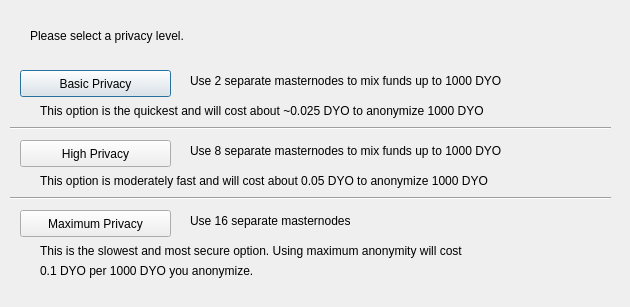
<?xml version="1.0" encoding="UTF-8"?>
<ui version="4.0">
 <class>DarksendConfig</class>
 <widget class="QDialog" name="DarksendConfig">
  <property name="geometry">
   <rect>
    <x>0</x>
    <y>0</y>
    <width>630</width>
    <height>307</height>
   </rect>
  </property>
  <property name="windowTitle">
   <string>Configure PrivateSend</string>
  </property>
  <widget class="QPushButton" name="buttonBasic">
   <property name="geometry">
    <rect>
     <x>20</x>
     <y>70</y>
     <width>151</width>
     <height>27</height>
    </rect>
   </property>
   <property name="text">
    <string>Basic Privacy</string>
   </property>
  </widget>
  <widget class="QPushButton" name="buttonHigh">
   <property name="geometry">
    <rect>
     <x>20</x>
     <y>140</y>
     <width>151</width>
     <height>27</height>
    </rect>
   </property>
   <property name="text">
    <string>High Privacy</string>
   </property>
  </widget>
  <widget class="QPushButton" name="buttonMax">
   <property name="geometry">
    <rect>
     <x>20</x>
     <y>210</y>
     <width>151</width>
     <height>27</height>
    </rect>
   </property>
   <property name="text">
    <string>Maximum Privacy</string>
   </property>
  </widget>
  <widget class="QLabel" name="label">
   <property name="geometry">
    <rect>
     <x>30</x>
     <y>20</y>
     <width>571</width>
     <height>31</height>
    </rect>
   </property>
   <property name="text">
    <string>Please select a privacy level.</string>
   </property>
  </widget>
  <widget class="QLabel" name="label_2">
   <property name="geometry">
    <rect>
     <x>190</x>
     <y>70</y>
     <width>421</width>
     <height>21</height>
    </rect>
   </property>
   <property name="text">
    <string>Use 2 separate masternodes to mix funds up to 1000 DYO</string>
   </property>
  </widget>
  <widget class="QLabel" name="label_3">
   <property name="geometry">
    <rect>
     <x>190</x>
     <y>140</y>
     <width>411</width>
     <height>21</height>
    </rect>
   </property>
   <property name="text">
    <string>Use 8 separate masternodes to mix funds up to 1000 DYO</string>
   </property>
  </widget>
  <widget class="QLabel" name="label_4">
   <property name="geometry">
    <rect>
     <x>190</x>
     <y>210</y>
     <width>421</width>
     <height>21</height>
    </rect>
   </property>
   <property name="text">
    <string>Use 16 separate masternodes</string>
   </property>
  </widget>
  <widget class="QLabel" name="label_6">
   <property name="geometry">
    <rect>
     <x>40</x>
     <y>100</y>
     <width>561</width>
     <height>21</height>
    </rect>
   </property>
   <property name="text">
    <string>This option is the quickest and will cost about ~0.025 DYO to anonymize 1000 DYO</string>
   </property>
  </widget>
  <widget class="QLabel" name="label_7">
   <property name="geometry">
    <rect>
     <x>40</x>
     <y>170</y>
     <width>561</width>
     <height>21</height>
    </rect>
   </property>
   <property name="text">
    <string>This option is moderately fast and will cost about 0.05 DYO to anonymize 1000 DYO</string>
   </property>
  </widget>
  <widget class="QLabel" name="label_8">
   <property name="geometry">
    <rect>
     <x>40</x>
     <y>240</y>
     <width>561</width>
     <height>21</height>
    </rect>
   </property>
   <property name="text">
    <string>This is the slowest and most secure option. Using maximum anonymity will cost</string>
   </property>
  </widget>
  <widget class="QLabel" name="label_9">
   <property name="geometry">
    <rect>
     <x>40</x>
     <y>260</y>
     <width>561</width>
     <height>21</height>
    </rect>
   </property>
   <property name="text">
    <string>0.1 DYO per 1000 DYO you anonymize.</string>
   </property>
  </widget>
  <widget class="Line" name="line">
   <property name="geometry">
    <rect>
     <x>10</x>
     <y>120</y>
     <width>601</width>
     <height>16</height>
    </rect>
   </property>
   <property name="orientation">
    <enum>Qt::Horizontal</enum>
   </property>
  </widget>
  <widget class="Line" name="line_2">
   <property name="geometry">
    <rect>
     <x>10</x>
     <y>190</y>
     <width>601</width>
     <height>16</height>
    </rect>
   </property>
   <property name="orientation">
    <enum>Qt::Horizontal</enum>
   </property>
  </widget>
 </widget>
 <resources/>
 <connections/>
</ui>
